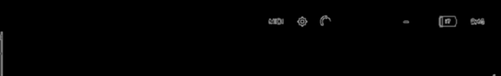
#> input picture Drafts/blank_template.png, 501 x 76 px, shrunk from 962 x 146 before the run
$ python Data.py
#> lines starting #> are read from the running program, lines starting #| are printed output that depends on the picture
import numpy as np
import cv2
import matplotlib.pyplot as plt
#from Main import new_screen as new_screen


img1 = cv2.imread('blank_template.png', 0)
#> img1 is the input picture: shape (76, 501); min 0, max 154, mean 1.5
img2 = cv2.imread('Screencap.png', 0)
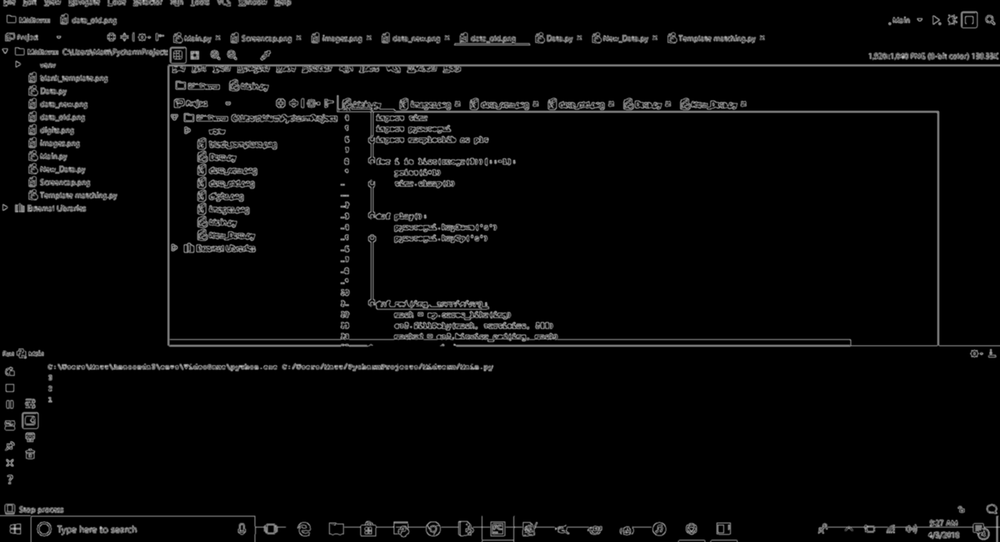
#> input picture Drafts/Screencap.png, 1000 x 542 px, shrunk from 1920 x 1040 before the run
#> img2 is the input picture: shape (542, 1000); min 0, max 191, mean 8.4

orb = cv2.ORB_create()

kp1, des1 = orb.detectAndCompute(img1, None)
#> kp1 = (); des1 = None
kp2, des2 = orb.detectAndCompute(img2, None)
#> kp2 = 500 keypoints; strongest (x, y, size): (194, 55, 37.2), (476, 366, 31), (186, 365, 31), (191, 58, 37.2)

bf = cv2.BFMatcher(cv2.NORM_HAMMING2, crossCheck=True)

matches = bf.match(des1, des2)
#> matches = ()
matches = sorted(matches, key=lambda x: x.distance)
#> matches = []

img3 = cv2.drawMatches(img1, kp1, img2, kp2, matches[:10], None, flags=2)
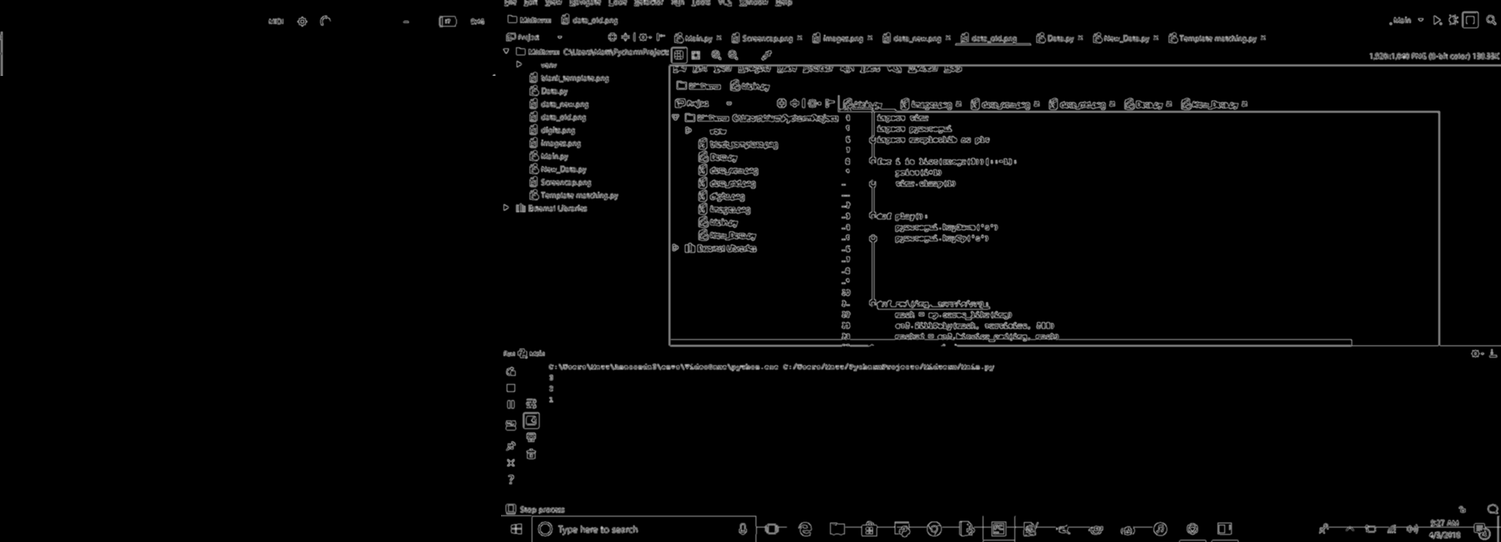
#> img3: shape (542, 1501, 3); min 0, max 191, mean 5.7
plt.imshow(img3)
plt.show()
